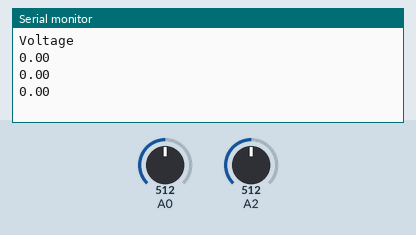
This sketch was run on a simulated Arduino Uno, built with avr-gcc and run on an emulated ATmega328P. On the bench: the last lines printed to the serial monitor. Inputs (shaded band) come from the test bench; at power-on: A0 = 512, A2 = 512.

Above: at 1.2 s.
1.3 s: A0 set to 716
At 2.1 s:
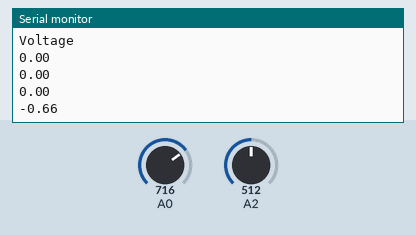
2.8 s: A2 set to 716
At 3.3 s:
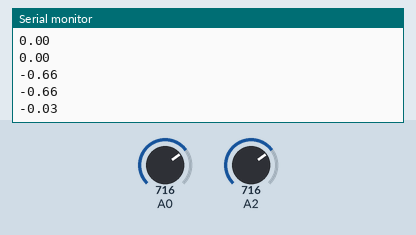
4.3 s: A0 set to 900
At 5.0 s:
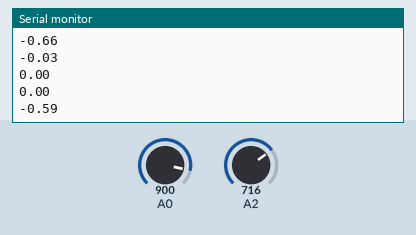
5.8 s: A2 set to 511
At 5.8 s:
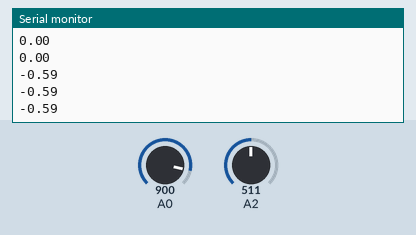
Timing chart, 0 to 8.3 s (numbered marks = the images above; inputs shaded):
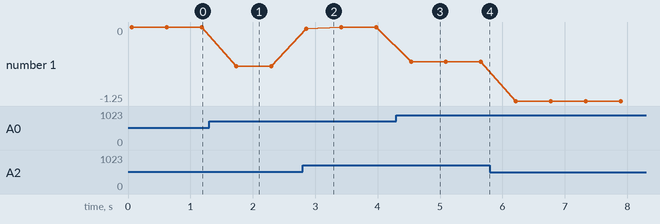

Measured:
- after the input at 1.3 s, the serial monitor: prints a new line after 0.44 s (image 1)
- after the input at 2.8 s, the serial monitor: prints a new line after 0.06 s (image 2)
- after the input at 4.3 s, the serial monitor: prints a new line after 0.24 s (image 3)
- plotted number 1: 0 → -0.66 after the input at 1.3 s, 0 → -0.59 after the input at 4.3 s, -0.59 → -1.25 after the input at 5.8 s

The sketch:

LEDs.ino
```cpp
//pinout of LEDs
#define RLED 8
#define YLED 9
#define GLED 10


//status bits
bool charged = 0;
bool needsCharging = 0;


void setup() {
  Serial.begin(57600);
  while (!Serial);
  Serial.println("Voltage");
  //turn off LEDs
 /* digitalWrite(RLED,LOW);
  digitalWrite(YLED,LOW);
  digitalWrite(GLED,LOW);
*/}


float readVoltage() {
  float sum1 = 0, sum2 = 0;
  //Read analog input
  for (int i = 0; i < 200; i++) {
    sum1 += (float)analogRead(A2) / 1023;
    sum2 += (float)analogRead(A0) / 1023;
  } float val1 = sum1 * 3.3 / 200;
  float val2 = sum2 * 3.3 / 200;
  Serial.println(val1-val2);
  //delay(500);
  return (val1-val2);
}


void loop() {
  float voltage = readVoltage();
/*  if (voltage <= 1 && !digitalRead(RLED)) {
    digitalWrite(YLED,LOW);
    digitalWrite(RLED,HIGH);
    needsCharging = 1;
  } else if (voltage > 1 && voltage < 3.3 && !digitalRead(YLED)) {
    digitalWrite(RLED,LOW);
    digitalWrite(GLED,LOW);
    digitalWrite(YLED,HIGH);
    needsCharging = 0;
    charged = 0;
  } else if (voltage >= 3.3 && !digitalRead(GLED)) {
    digitalWrite(YLED,LOW);
    digitalWrite(GLED,HIGH);
    charged = 1;
  }
*/  delay(500);
}
```
